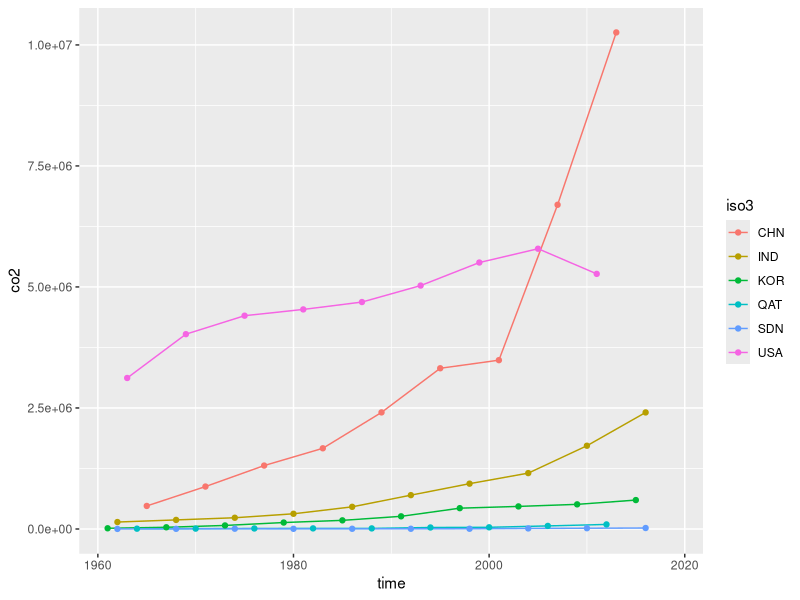
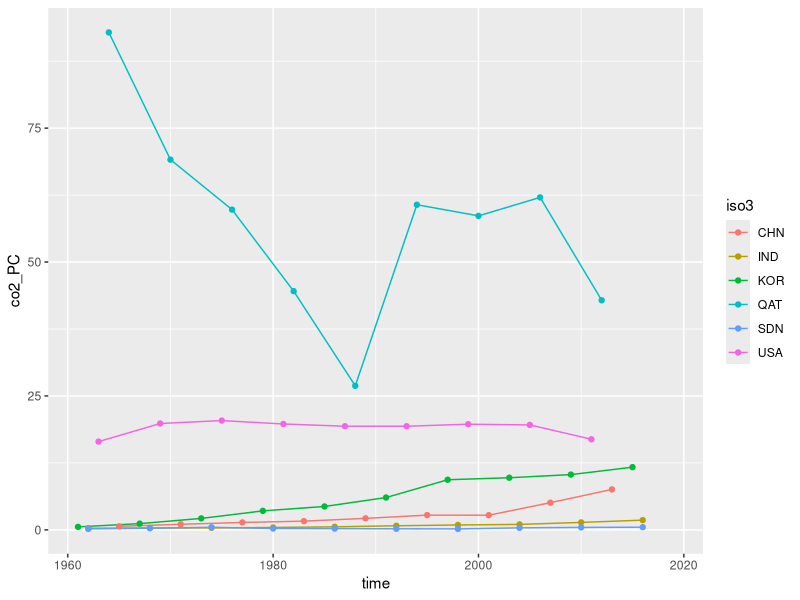
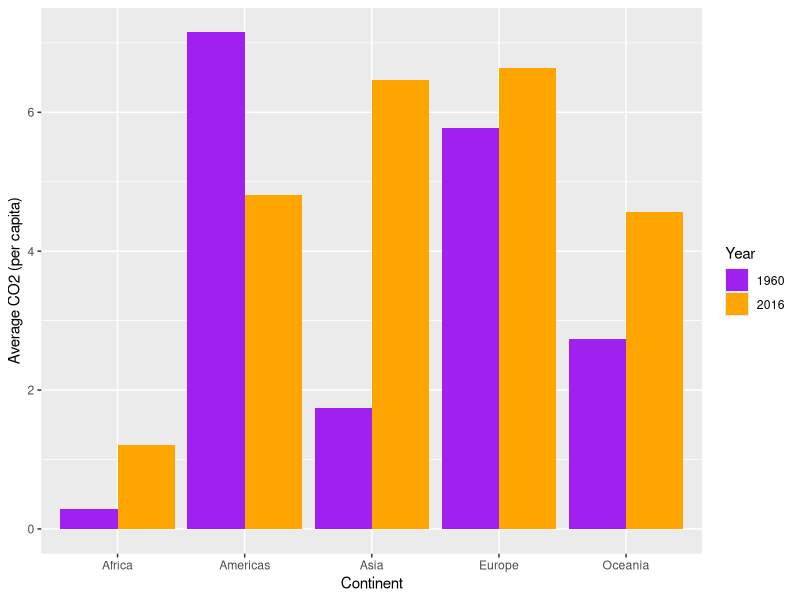
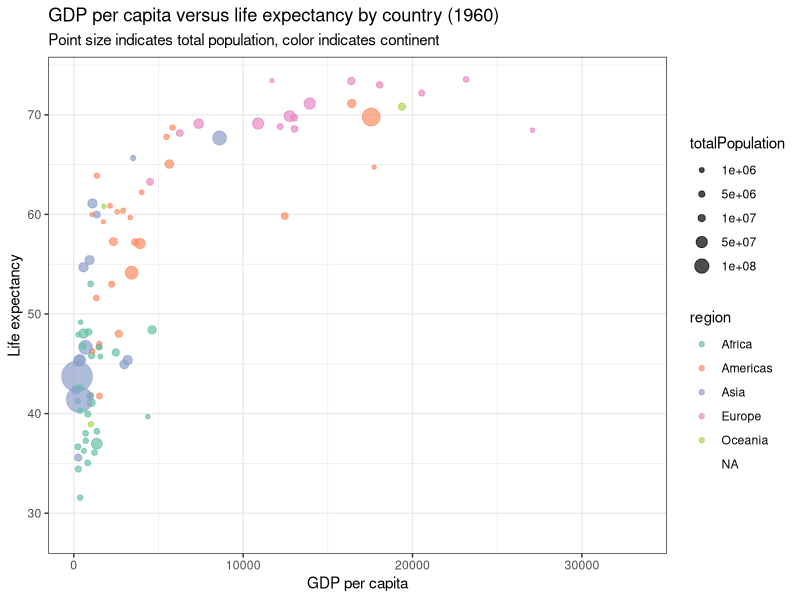
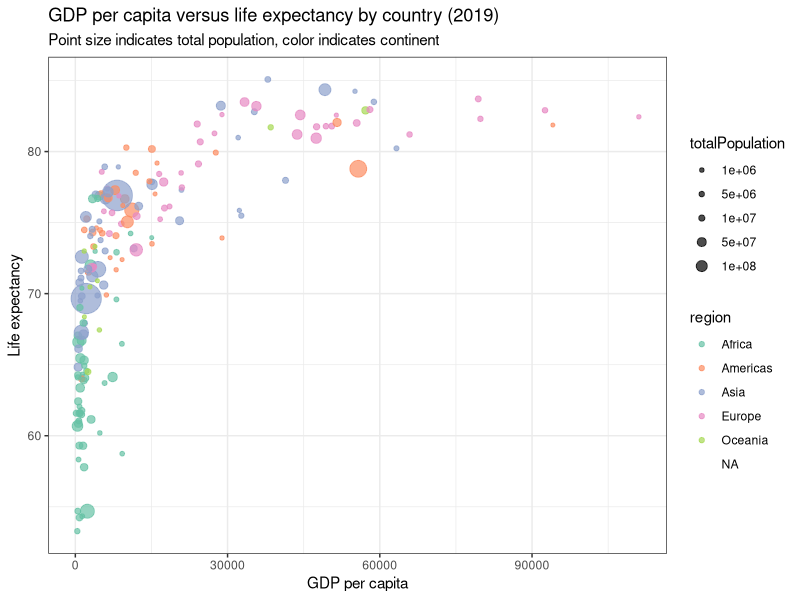
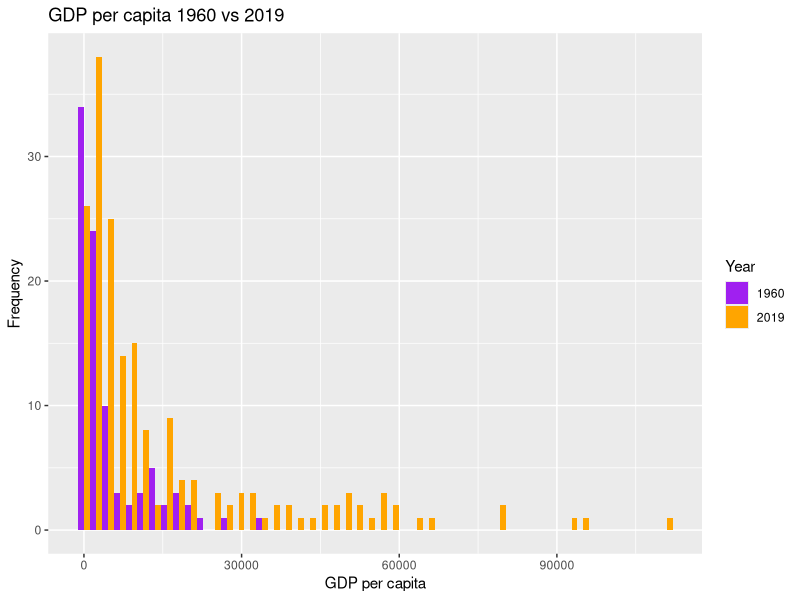

R code for these plots, in order:
## ---- chunk 1
library(dplyr)
library(tidyverse)
## ---- chunk 2
data <- read_delim("gapminder.csv")
dim(data)
## ---- chunk 3
rand_rows <- sample(nrow(data), 10)
data[rand_rows, ]

## ---- chunk 4
length(unique(data$iso2))
length(unique(data$name))
length(unique(data$iso3))
## ---- chunk 5
countries <- unique(data[, c("name", "iso2", "iso3")])
countries
## ---- chunk 6
iso2names <- data %>% 
  group_by(iso2) %>% 
  summarise(num = n_distinct(name))
iso2names
## ---- chunk 7
iso3names <- data %>% 
  group_by(iso3) %>% 
  summarise(num = n_distinct(name))
iso3names
## ---- chunk 8
new_data <- data[complete.cases(data$time),]
max(new_data$time)
## ---- chunk 9
min(new_data$time)
## ---- chunk 10
sum(is.na(data$co2))
sum(is.na(data$co2_PC))
## ---- chunk 11
missing <- data %>%
  group_by(time) %>%
  summarise(co2_missing = sum(is.na(data$co2)),
            co2_pc_missing = sum(is.na(data$co2_PC)))

missing_co2 <- missing[which.max(missing$co2_missing), "time"]
missing_co2_pc <- missing[which.max(missing$co2_pc_missing), "time"]

missing_co2

missing_co2_pc

## ---- chunk 12
data %>% 
  filter(iso3 ==c( "USA", "CHN", "IND", "KOR", "SDN", "QAT")) %>% 
  ggplot()+
  geom_line(aes(x=time, y = co2, col=iso3))+
  geom_point(aes(x=time, y = co2, col=iso3))
## ---- chunk 13
data %>% 
  filter(iso3 ==c( "USA", "CHN", "IND", "KOR", "SDN", "QAT")) %>% 
  ggplot()+
  geom_line(aes(x=time, y = co2_PC, col=iso3))+
  geom_point(aes(x=time, y = co2_PC, col=iso3))
## ---- chunk 14
avg_co2_pc_continent_2016 <- data %>%
  filter(time == 2016) %>%
  group_by(region) %>%
  summarize(avg_co2_pc = mean(co2_PC, na.rm = TRUE))
avg_co2_pc_continent_2016$time <- 2016
avg_co2_pc_continent_2016 <- na.omit(avg_co2_pc_continent_2016)
avg_co2_pc_continent_2016
## ---- chunk 15
avg_co2_pc_continent_1960 <- data %>%
  filter(time == 1960) %>%
  group_by(region) %>%
  summarize(avg_co2_pc = mean(co2_PC, na.rm = TRUE))
avg_co2_pc_continent_1960$time <- 1960
avg_co2_pc_continent_1960 <- na.omit(avg_co2_pc_continent_1960)
avg_co2_pc_continent_1960
## ---- chunk 16
avg_co2_pc_both <- rbind(avg_co2_pc_continent_1960, avg_co2_pc_continent_2016)
ggplot(avg_co2_pc_both, aes(x = region, y = avg_co2_pc, fill = factor(time))) + 
  geom_bar(stat = "identity", position = "dodge") +
  scale_fill_manual(values = c("purple", "orange")) +
  labs(x = "Continent", y = "Average CO2 (per capita)", fill = "Year")
## ---- chunk 17
valid_data <- data %>% filter(!is.na(co2_PC))
vliad_data_2016 <- valid_data %>% filter(time == 2016) %>%
  group_by(region) %>% 
  slice_max(order_by = co2_PC, n = 3) %>% 
  bind_rows(valid_data %>% filter(time == 2016) %>% 
              group_by(region) %>% 
              slice_min(order_by = co2_PC, n = 3))
vliad_data_2016
## ---- chunk 18
data_1960 <- data %>% filter(time == 1960)
ggplot(data_1960, aes(x = GDP_PC, y = lifeExpectancy, size = totalPopulation, color = region)) +
  geom_point(alpha=0.7) +
  scale_color_brewer(type = "qual", palette = "Set2") +
  scale_size_continuous(range = c(1, 10), breaks = c(1000000, 5000000, 10000000, 50000000, 100000000)) +
  xlab("GDP per capita") +
  ylab("Life expectancy") +
  labs(title = "GDP per capita versus life expectancy by country (1960)",
       subtitle = "Point size indicates total population, color indicates continent") +
  theme_bw()
## ---- chunk 19
data_2019 <- data %>% filter(time == 2019)
ggplot(data_2019, aes(x = GDP_PC, y = lifeExpectancy, size = totalPopulation, color = region)) +
  geom_point(alpha=0.7) +
  scale_color_brewer(type = "qual", palette = "Set2") +
  scale_size_continuous(range = c(1, 10), breaks = c(1000000, 5000000, 10000000, 50000000, 100000000)) +
  xlab("GDP per capita") +
  ylab("Life expectancy") +
  labs(title = "GDP per capita versus life expectancy by country (2019)",
       subtitle = "Point size indicates total population, color indicates continent") +
  theme_bw()
## ---- chunk 20
avg_life_expectancy_1960 <- data %>%
  filter(time == 1960) %>% 
  group_by(region) %>% 
  summarize(avg_life_expectancy = mean(lifeExpectancy, na.rm = TRUE))
avg_life_expectancy_1960
## ---- chunk 21
# Compute average life expectancy by continent in 2019
avg_life_expectancy_2019 <- data %>%
  filter(time == 2019) %>% 
  group_by(region) %>% 
  summarize(avg_life_expectancy = mean(lifeExpectancy, na.rm = TRUE))
avg_life_expectancy_2019
## ---- chunk 22
data_growth <- data %>%
  group_by(region) %>%
  mutate(data_growth = (lifeExpectancy - 
  lag(lifeExpectancy))/lag(lifeExpectancy)) %>%
  filter(time > 1960 & time < 2019) %>%
  summarize(avg_growth = mean(data_growth, na.rm=TRUE)) %>%
  arrange(desc(avg_growth))
data_growth <- na.omit(data_growth)
data_growth
## ---- chunk 23
GDP_both <- data %>%
  filter(time %in% c(1960, 2019))

ggplot(GDP_both, aes(x = GDP_PC, fill = factor(time))) +
  geom_histogram(position = "dodge", bins = 50) +
  scale_fill_manual(values = c("purple", "orange"), name = "Year") +
  labs(title = "GDP per capita 1960 vs 2019", x = 
         "GDP per capita", y = "Frequency")
## ---- chunk 24
data_with_name <- subset(data,!is.na(name))
rank_1960 <- data_with_name %>%
  filter(time == 1960) %>%
  arrange(desc(lifeExpectancy)) %>%
  mutate(rank = rank(-lifeExpectancy, na.last = TRUE)) %>% 
  filter(name == "United States of America")
rank_1960
## ---- chunk 25
rank_2019 <- data_with_name %>%
  filter(time == 2019) %>%
  arrange(desc(lifeExpectancy)) %>% 
  mutate(rank = rank(-lifeExpectancy, na.last = "keep")) %>% 
  filter(name == "United States of America")
rank_2019
## ---- chunk 26
n_countries_1960 <- data_with_name %>%
  filter(time == 1960 & !is.na(lifeExpectancy)) %>% 
  nrow()
rank_1960$rank/n_countries_1960
## ---- chunk 27
n_countries_2019 <- data_with_name %>%
  filter(time == 2019 & !is.na(lifeExpectancy)) %>% 
  nrow()
rank_2019$rank/n_countries_2019
